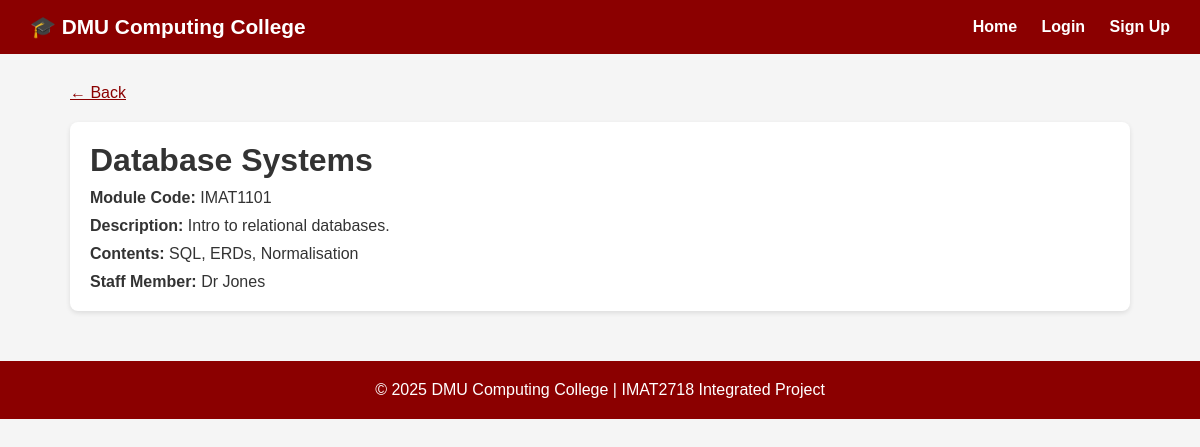
The app's page /module/3 with its own data.
### tables this page shows
CREATE TABLE modules (
            id INTEGER PRIMARY KEY AUTOINCREMENT,
            module_code TEXT NOT NULL,
            title TEXT NOT NULL,
            description TEXT,
            contents TEXT,
            staff_member TEXT,
            course_id INTEGER,
            FOREIGN KEY (course_id) REFERENCES courses(id)
        );

### app.py (the view)
@app.route('/module/<int:module_id>')
def module(module_id):
    db = get_db()
    module = db.execute('SELECT * FROM modules WHERE id = ?', (module_id,)).fetchone()
    db.close()
    return render_template('module.html', module=module)

### database.py (called while the page is built)
def get_db():
    conn = sqlite3.connect('college.db')
    conn.row_factory = sqlite3.Row
    return conn

### templates/module.html
{% extends 'base.html' %}
{% block content %}
<a href="javascript:history.back()" style="color:#8B0000;">← Back</a>
<div class="card" style="margin-top:20px;">
    <h1 style="margin-bottom:10px;">{{ module['title'] }}</h1>
    <p><strong>Module Code:</strong> {{ module['module_code'] }}</p>
    <p style="margin-top:10px;"><strong>Description:</strong> {{ module['description'] }}</p>
    <p style="margin-top:10px;"><strong>Contents:</strong> {{ module['contents'] }}</p>
    <p style="margin-top:10px;"><strong>Staff Member:</strong> {{ module['staff_member'] }}</p>
</div>
{% endblock %}

### templates/base.html (style rules this page uses)
* { margin: 0; padding: 0; box-sizing: border-box; }
body { font-family: Arial, sans-serif; background: #f5f5f5; color: #333; }
.card { background: white; border-radius: 8px; padding: 20px; margin-bottom: 20px; box-shadow: 0 2px 5px rgba(0,0,0,0.1); }

### records on screen
modules: title "Database Systems", module_code "IMAT1101", description "Intro to relational databases.", contents "SQL, ERDs, Normalisation", staff_member "Dr Jones"
